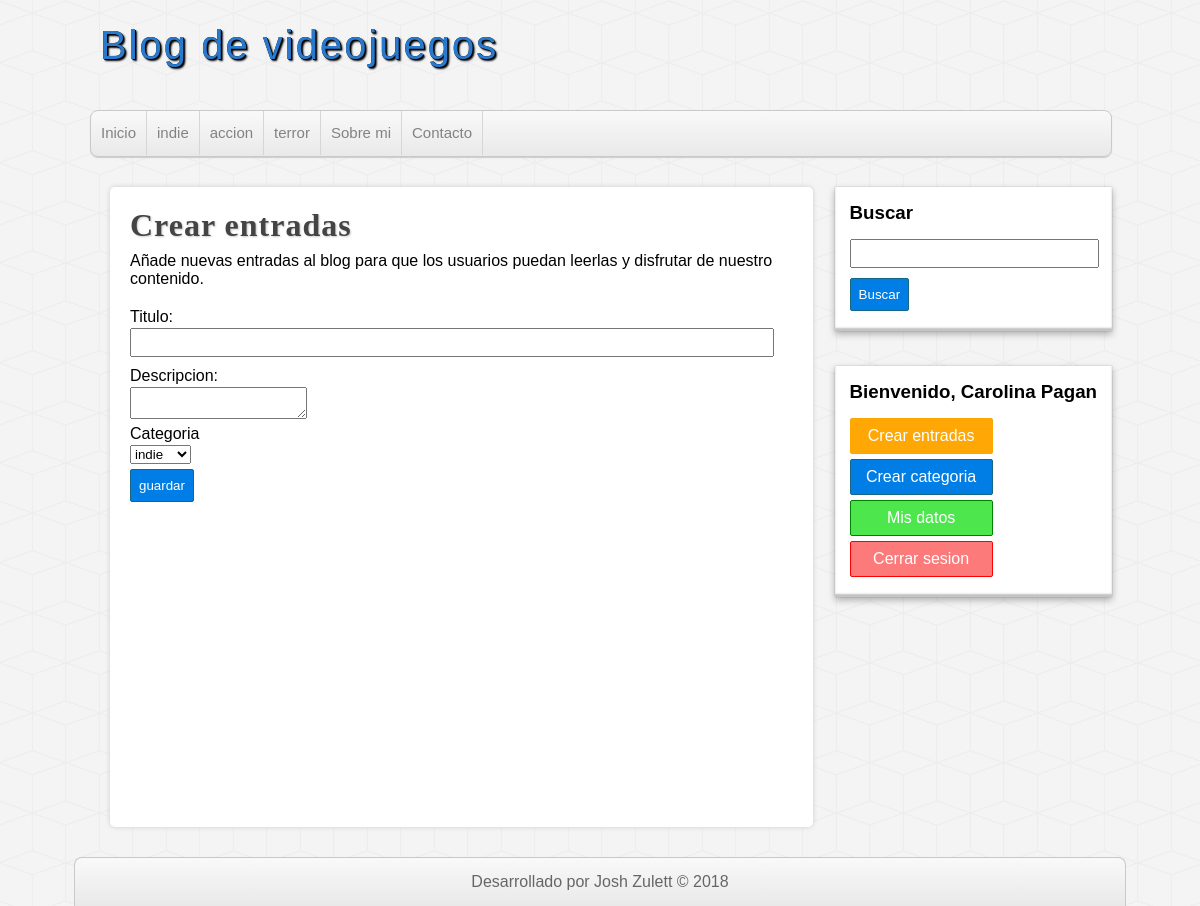
The app's page /crear_entrada.php (signed in) with its own data.
### tables this page shows
CREATE TABLE categorias(
id      int(255) auto_increment not null,
nombre  varchar(100),
CONSTRAINT pk_categorias PRIMARY KEY(id)
);

### includes/helpers.php (called while the page is built, shortened)
<?php
    function enviarcategorias($db){
        $sql = "SELECT * FROM categorias ORDER BY id ASC";
        $categorias = mysqli_query($db, $sql);
        if ($categorias && mysqli_num_rows($categorias) >=1) {
            return $categorias;
        }
    }

### crear_entrada.php (the view, shortened to what this page needs)
<?php require_once 'includes/cabecera.php';?>
<?php require_once 'includes/lateral.php';?>
<div id="principal">
    <h1>Crear entradas</h1>
    <p>Añade nuevas entradas al blog para que los usuarios puedan leerlas y disfrutar de nuestro contenido.</p>
    <br>
    <form action="guardar_entrada" method="post">
        <label for="titulo">Titulo:</label>
        <input type="text" name="titulo" id="">
        <label for="descripcion">Descripcion:</label>
        <textarea name="descripcion" id=""></textarea>
        <label for="categoria">Categoria</label>
        <select name="categoria" id="">
        <?php
            $categorias = enviarcategorias($db);
            if(!empty($categorias)):
                while ($categoria = mysqli_fetch_assoc($categorias)) :
        ?>
                    <option value="<?=$categoria['id']?>">
                        <?=$categoria['nombre']?>
                    </option>
        <?php
                endwhile;
            endif;
        ?>
        </select>
        <input type="submit" value="guardar">
    </form>
</div>
<?php require_once 'includes/pie.php'?>

### includes/cabecera.php (shortened to what this page needs)
<?php require_once 'conexion.php'?>
<?php require_once 'helpers.php'?>
<!DOCTYPE html>
<html lang="es">
    <head>
        <link rel="stylesheet" type="text/css" href="./assets/css/style.css">
    </head>
    <body>
    <header id="cabecera">
        <div id="logo">
            <a href="index php">
                Blog de videojuegos
            </a>
        </div>
        <nav id="menu">
            <ul>
                <li><a href="index.php">Inicio</a></li>
                <?php
                    $categorias = enviarcategorias($db);
                    if(!empty($categorias)):
                        while($categoria = mysqli_fetch_assoc($categorias)):
                ?>
                            <li>
                                <a href="categoria.php?id=<?=$categoria['id']?>">
                                    <?=$categoria['nombre']?>
                                </a>
                            </li>
                <?php
                        endwhile;
                    endif;
                ?>
                <li><a href="index.php">Sobre mi</a></li>
                <li><a href="index.php">Contacto</a></li>
            </ul>
        </nav>
    </header>
    <div id="contenedor">

### assets/css/style.css (style rules this page uses)
* { margin: 0px; padding: 0px; font-family: sans-serif, Helvetica, Arial; text-decoration: none; }
body { background: url(../img/cubes.png) #f4f4f4; }
#cabecera { width: 85%; height: auto; background: transparent; margin: 0px auto; }
#logo { float: left; width: 540px; height: 110px; }
#logo a { font-family: "fajala", Helvetica; font-size: 40px; letter-spacing: 2px; color: #2979cd; text-shadow: 0px 0px 0px black, 1px 1px 0px black, 2px 2px 2px black; transition: all 500ms; line-height: 90px; margin-left: 10px; }
#menu { clear: both; width: 100%; height: 45px; background: linear-gradient(to bottom, #f9f9f9 0px, #e9e9e9 100%); border: 1px solid #c9c9c9; border-radius: 8px; box-shadow: 0px 1px 1px #ccc; overflow: hidden; }
#menu ul { list-style: none; }
#menu ul li { float: left; line-height: 44px; border-right: 1px solid #d6d6d6; }
#menu ul li a { display: block; padding-left: 10px; padding-right: 10px; font-size: 15px; color: #838282; }
#contenedor { width: 85%; height: auto; margin: 0px auto; margin-top: 30px; margin-bottom: 30px; }
label, input[type="text"], input[type="email"], input[type="password"] { display: block; width: 95%; margin-top: 2px; margin-bottom: 2px; }
input[type="text"], input[type="email"], input[type="password"] { padding: 5px; margin-bottom: 10px; }
input[type="button"], input[type="submit"], .boton { margin-top: 5px; margin-bottom: 5px; display: block; border-radius: 2px; color: white; background: #007ee5; border: 1px solid #156785; cursor: pointer; padding: 8px; }
#principal { float: left; width: 65%; min-height: 600px; background: white; border-radius: 5px; box-shadow: 0px 0px 5px #ccc; margin-left: 20px; overflow: hidden; padding: 20px; }
#principal h1 { font-size: 32px; color: #444; letter-spacing: 1px; text-shadow: 1px 1px 2px #ccc; font-family: "fajala"; }
#principal p { margin-top: 8px; }

### records on screen
categorias: nombre "indie"
categorias: nombre "accion"
categorias: nombre "terror"

### other values on screen
$_SESSION['usuario']['nombre'] "Carolina"
$_SESSION['usuario']['apellidos'] "Pagan"
form field categoria "indie"
